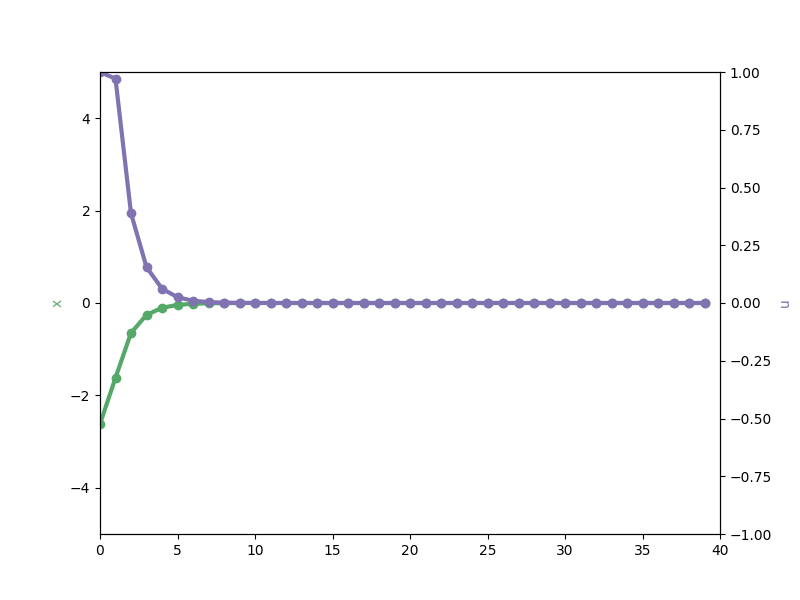

This chart was generated by the following Python code:
import matplotlib.pyplot as plt
import numpy as np

plt.style.use("seaborn-deep")

x0 = (np.random.random(1)[0] - 0.5) * 10

x = []
u = []
temp_u = 0
for i in range(40):
    x.append(x0)
    temp_u = 3 * x0 / 5
    temp_u = -min(max(-1, temp_u), 1)
    u.append(temp_u)
    x0 = x0 + temp_u
    pass

fig = plt.figure(figsize=[8, 6])
ax1 = fig.add_subplot(111)
l1 = ax1.plot(x, lw=3, color='C1', label='trajectory', marker='o')
ax1.set_ylim([-5, 5])
ax1.set_ylabel('x')
ax1.set_xlim(0, len(x))
ax1.yaxis.label.set_color('C1')
ax2 = ax1.twinx()
l2 = ax2.plot(u, lw=3, color='C3', label='actuator', marker='o')
ax2.set_ylim(-1, 1)
ax2.set_ylabel('u')
ax2.yaxis.label.set_color('C3')
# plt.legend(handles=[l1, l2, ], labels=['trajectory', 'actuator'], loc='best')
plt.savefig('./linear_mpc.png')
plt.show()

x = np.linspace(-3, 3, 50)
u = np.zeros(50)
for i in range(50):
    temp_u = 3 * x[i] / 5
    temp_u = -min(max(-1, temp_u), 1)
    u[i] = temp_u
    pass
fig = plt.figure(figsize=[8, 6])
plt.plot(x,u)
plt.show()